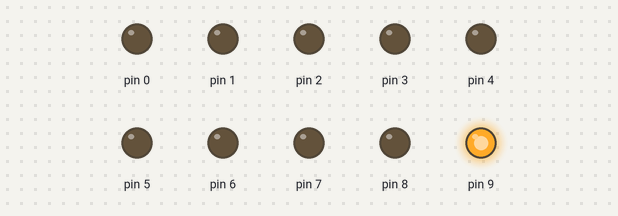
A sketch run on a simulated Arduino Uno, built with avr-gcc and run on an emulated ATmega328P. Shown: output pins drawn as LEDs (lit = HIGH).

Above: at 1.12 s.
At 8.37 s:
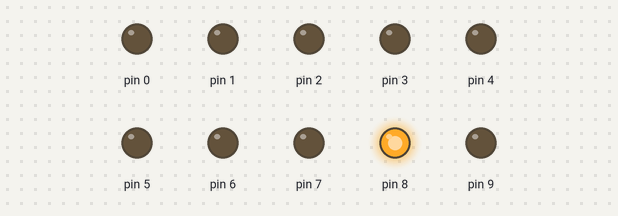
At 15.62 s:
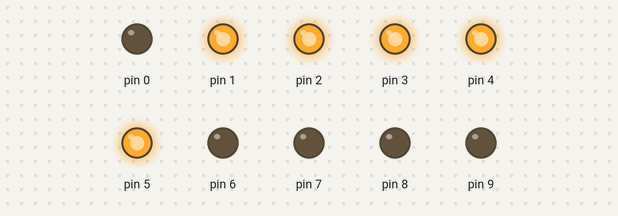
At 22.87 s:
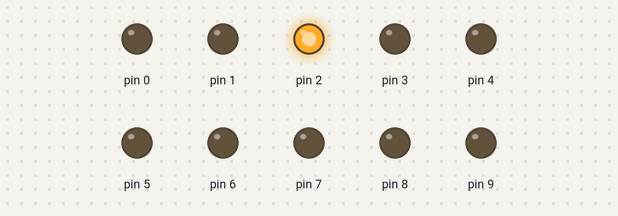
At 30.3 s:
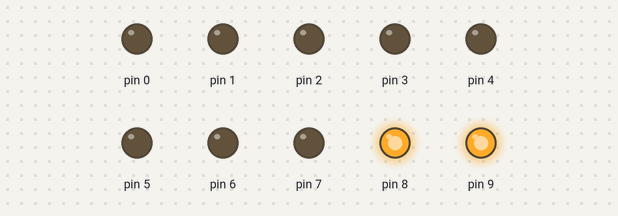
At 35.6 s:
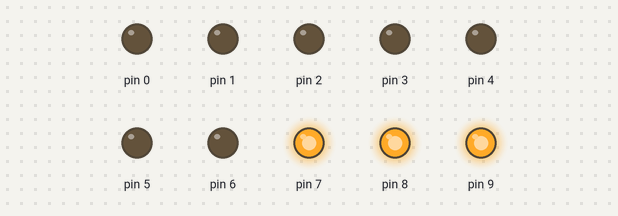
Timing chart, 0 to 40.0 s (numbered marks = the images above):
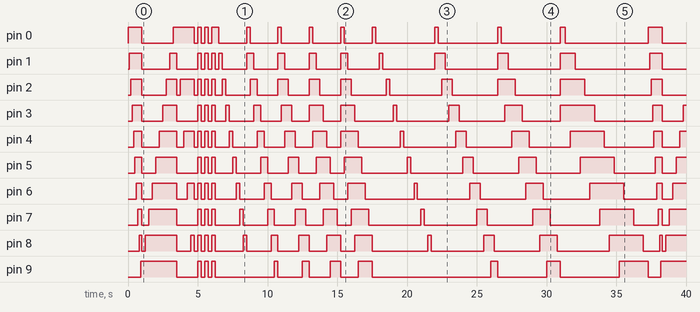

Measured:
- by itself, pin 0: LOW → HIGH at 0.00 s, → LOW 1.0 s later, → HIGH 2.3 s later, → LOW 1.5 s later, … (28 changes in this stretch)
- by itself, pin 1: LOW → HIGH at 0.10 s, → LOW 0.90 s later, → HIGH 2.0 s later, → LOW 0.50 s later, … (30 changes in this stretch)
- by itself, pin 2: LOW → HIGH at 0.20 s, → LOW 0.80 s later, → HIGH 1.8 s later, → LOW 0.75 s later, … (32 changes in this stretch)
- by itself, pin 3: LOW → HIGH at 0.30 s, → LOW 0.70 s later, → HIGH 1.5 s later, → LOW 1.0 s later, … (31 changes in this stretch)
- by itself, pin 4: LOW → HIGH at 0.40 s, → LOW 0.60 s later, → HIGH 1.3 s later, → LOW 1.3 s later, … (33 changes in this stretch)
- by itself, pin 5: LOW → HIGH at 0.50 s, → LOW 0.50 s later, → HIGH 1.0 s later, → LOW 1.5 s later, … (31 changes in this stretch)
- by itself, pin 6: LOW → HIGH at 0.60 s, → LOW 0.40 s later, → HIGH 0.75 s later, → LOW 1.8 s later, … (33 changes in this stretch)
- by itself, pin 7: LOW → HIGH at 0.70 s, → LOW 0.30 s later, → HIGH 0.50 s later, → LOW 2.0 s later, … (31 changes in this stretch)

The sketch:

10_segments_led_display_demo.ino
```cpp
// Project : Demo for 10 Segments LED Display
// Date : 04 March 2025
// Author : Chetan Patil

/*
* MIT License
*
* Copyright (c) 2025 Chetan Patil
*
* Permission is hereby granted, free of charge, to any person obtaining a copy
* of this software and associated documentation files (the "Software"), to deal
* in the Software without restriction, including without limitation the rights
* to use, copy, modify, merge, publish, distribute, sublicense, and/or sell
* copies of the Software, and to permit persons to whom the Software is
* furnished to do so, subject to the following conditions:
*
* The above copyright notice and this permission notice shall be included in all
* copies or substantial portions of the Software.
*
* THE SOFTWARE IS PROVIDED "AS IS", WITHOUT WARRANTY OF ANY KIND, EXPRESS OR
* IMPLIED, INCLUDING BUT NOT LIMITED TO THE WARRANTIES OF MERCHANTABILITY,
* FITNESS FOR A PARTICULAR PURPOSE AND NONINFRINGEMENT. IN NO EVENT SHALL THE
* AUTHORS OR COPYRIGHT HOLDERS BE LIABLE FOR ANY CLAIM, DAMAGES OR OTHER
* LIABILITY, WHETHER IN AN ACTION OF CONTRACT, TORT OR OTHERWISE, ARISING FROM,
* OUT OF OR IN CONNECTION WITH THE SOFTWARE OR THE USE OR OTHER DEALINGS IN THE
* SOFTWARE.
*/

#include "10_segments_led_display_driver.h"

unsigned int segmentsGpios[NO_OF_SEGMENTS] = {0,1,2,3,4,5,6,7,8,9};
TenSegLedDisplayDriver tenSegObj(segmentsGpios);

void setup() {
  // put your setup code here, to run once:
}

void loop() {
  tenSegObj.clearAllLeds();
  tenSegObj.runLedsLeftToRight(100);

  tenSegObj.clearAllLeds();
  tenSegObj.runLedsRightToLeft();

  tenSegObj.clearAllLeds();
  tenSegObj.runAlternateLeds();

  tenSegObj.clearAllLeds();
  tenSegObj.blinkAllLeds(3);

  tenSegObj.clearAllLeds();
  tenSegObj.moveGroupedLeds(1);

  tenSegObj.clearAllLeds();
  tenSegObj.moveGroupedLeds(2);

  tenSegObj.clearAllLeds();
  tenSegObj.moveGroupedLeds(3);

  tenSegObj.clearAllLeds();
  tenSegObj.moveGroupedLeds(4);

  tenSegObj.clearAllLeds();
  tenSegObj.moveGroupedLeds(5);

  tenSegObj.clearAllLeds();
  tenSegObj.runSteppingLeds(1);

  tenSegObj.clearAllLeds();
  tenSegObj.runSteppingLeds(2);

  tenSegObj.clearAllLeds();
  tenSegObj.runSteppingLeds(3);

  tenSegObj.clearAllLeds();
  tenSegObj.runSteppingLeds(4, 350);
}
```

10_segments_led_display_driver.cpp
```cpp
// Project : Demo for 10 Segments LED Display
// Date : 04 March 2025
// Author : Chetan Patil

/*
* MIT License
*
* Copyright (c) 2025 Chetan Patil
*
* Permission is hereby granted, free of charge, to any person obtaining a copy
* of this software and associated documentation files (the "Software"), to deal
* in the Software without restriction, including without limitation the rights
* to use, copy, modify, merge, publish, distribute, sublicense, and/or sell
* copies of the Software, and to permit persons to whom the Software is
* furnished to do so, subject to the following conditions:
*
* The above copyright notice and this permission notice shall be included in all
* copies or substantial portions of the Software.
*
* THE SOFTWARE IS PROVIDED "AS IS", WITHOUT WARRANTY OF ANY KIND, EXPRESS OR
* IMPLIED, INCLUDING BUT NOT LIMITED TO THE WARRANTIES OF MERCHANTABILITY,
* FITNESS FOR A PARTICULAR PURPOSE AND NONINFRINGEMENT. IN NO EVENT SHALL THE
* AUTHORS OR COPYRIGHT HOLDERS BE LIABLE FOR ANY CLAIM, DAMAGES OR OTHER
* LIABILITY, WHETHER IN AN ACTION OF CONTRACT, TORT OR OTHERWISE, ARISING FROM,
* OUT OF OR IN CONNECTION WITH THE SOFTWARE OR THE USE OR OTHER DEALINGS IN THE
* SOFTWARE.
*/

#include "10_segments_led_display_driver.h"

void TenSegLedDisplayDriver::clearAllLeds(void)
{
  for (unsigned int i=0; i<NO_OF_SEGMENTS; i++){
    digitalWrite(segmentsPins[i], 0);
  }
}

void TenSegLedDisplayDriver::turnOnAllLeds(void)
{
  for (unsigned int i=0; i<NO_OF_SEGMENTS; i++){
    digitalWrite(segmentsPins[i], 1);
  }
}

void TenSegLedDisplayDriver::blinkAllLeds(unsigned int blinkCount=5, unsigned int delayInMS=250)
{
  for(unsigned int i=0; i<blinkCount; i++){
    clearAllLeds();
    delay(delayInMS);
    turnOnAllLeds();
    delay(delayInMS);
  }
}

void TenSegLedDisplayDriver::runLedsLeftToRight(unsigned int delayInMS=250)
{
  for (unsigned int i=0; i<NO_OF_SEGMENTS; i++){
    digitalWrite(segmentsPins[i], 1);
    delay(delayInMS);
  }
}

void TenSegLedDisplayDriver::runLedsRightToLeft(unsigned int delayInMS=250)
{
  for (int i=(NO_OF_SEGMENTS-1); i>=0; i--){
    digitalWrite(segmentsPins[i], 1);
    delay(delayInMS);
  }
}

void TenSegLedDisplayDriver::moveGroupedLeds(unsigned int ledsInGroup=2, unsigned int delayInMS=250)
{
  for (unsigned int i=0; i<(NO_OF_SEGMENTS-1); i++){
    for(unsigned int j=i; (j<(ledsInGroup+i) && (j<NO_OF_SEGMENTS)); j++){
      digitalWrite(segmentsPins[j], 1);
    }
    delay(delayInMS);
    digitalWrite(segmentsPins[i], 0);

  }
}

void TenSegLedDisplayDriver::runSteppingLeds(unsigned int ledsInGroup=2, unsigned int delayInMS=250)
{
  for (unsigned int i=0; i<(NO_OF_SEGMENTS-1); i++){
    for(unsigned int j=i; (j<(ledsInGroup+i) && (j<NO_OF_SEGMENTS)); j++){
      digitalWrite(segmentsPins[j], 1);
    }
    delay(delayInMS);
    digitalWrite(segmentsPins[i], 0);
    delay(delayInMS);
  }
}

void TenSegLedDisplayDriver::runAlternateLeds(unsigned int delayInMS=250)
{
  for (unsigned int i=0; i<NO_OF_SEGMENTS; i+=2){
    digitalWrite(segmentsPins[i], 1);
    delay(delayInMS);
  }
}
```

10_segments_led_display_driver.h
```cpp
// Project : Demo for 10 Segments LED Display
// Date : 04 March 2025
// Author : Chetan Patil

/*
* MIT License
*
* Copyright (c) 2025 Chetan Patil
*
* Permission is hereby granted, free of charge, to any person obtaining a copy
* of this software and associated documentation files (the "Software"), to deal
* in the Software without restriction, including without limitation the rights
* to use, copy, modify, merge, publish, distribute, sublicense, and/or sell
* copies of the Software, and to permit persons to whom the Software is
* furnished to do so, subject to the following conditions:
*
* The above copyright notice and this permission notice shall be included in all
* copies or substantial portions of the Software.
*
* THE SOFTWARE IS PROVIDED "AS IS", WITHOUT WARRANTY OF ANY KIND, EXPRESS OR
* IMPLIED, INCLUDING BUT NOT LIMITED TO THE WARRANTIES OF MERCHANTABILITY,
* FITNESS FOR A PARTICULAR PURPOSE AND NONINFRINGEMENT. IN NO EVENT SHALL THE
* AUTHORS OR COPYRIGHT HOLDERS BE LIABLE FOR ANY CLAIM, DAMAGES OR OTHER
* LIABILITY, WHETHER IN AN ACTION OF CONTRACT, TORT OR OTHERWISE, ARISING FROM,
* OUT OF OR IN CONNECTION WITH THE SOFTWARE OR THE USE OR OTHER DEALINGS IN THE
* SOFTWARE.
*/

#include "Arduino.h"

#define NO_OF_SEGMENTS 10

class TenSegLedDisplayDriver{
private:
  unsigned int *segmentsPins;
public:
  // constructor
  TenSegLedDisplayDriver(unsigned int *pins);

  // methods
  void clearAllLeds(void);
  void turnOnAllLeds(void);
  void TenSegLedDisplayDriver::blinkAllLeds(unsigned int blinkCount=5, unsigned int delayInMS=250);
  void runLedsLeftToRight(unsigned int delayInMS=250);
  void runLedsRightToLeft(unsigned int delayInMS=250);
  void moveGroupedLeds(unsigned int ledsInGroup=2, unsigned int delayInMS=250);
  void runSteppingLeds(unsigned int ledsInGroup=2, unsigned int delayInMS=250);
  void runAlternateLeds(unsigned int delayInMS=250);
};

inline TenSegLedDisplayDriver::TenSegLedDisplayDriver(unsigned int *pins)
: segmentsPins { pins }
{
  for (unsigned int i=0; i<NO_OF_SEGMENTS; i++){
    // set all pins to output
    pinMode(segmentsPins[i], OUTPUT);
  }
}
```
